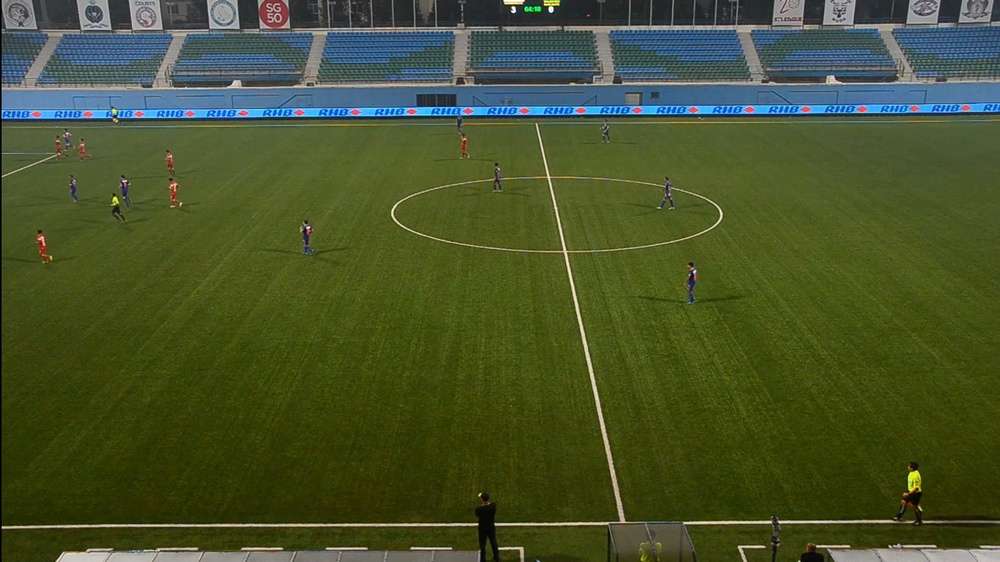
#> input picture imageCentre.jpg, 1000 x 562 px, shrunk from 1920 x 1080 before the run, given in place of left_camera.mp4, which was not available
$ python 'stitch with writeVideo.py'   (Python 2 division)   (older library calls are emulated)
#> lines starting #> are read from the running program, lines starting #| are printed output that depends on the picture
import os
import sys
import math
import numpy as np
import cv2
from matplotlib import pyplot as plt

from numpy import linalg


# Storing good matches according to Lowe's ratio test
# [56 lines left out: functions filterMatches, imageDistance, findDimensions, not called in this run]


# stitch image1 and image2
def imageStitching(img1,img2):

    # Convert to grayscale for processing
    image1 = cv2.cvtColor(img1, cv2.COLOR_BGR2GRAY)
    image2 = cv2.cvtColor(img2, cv2.COLOR_BGR2GRAY)

    # Use a SURF detector
    # Hessian Threshold at 5000
    detector = cv2.SURF()
    # Finding key points in first image
    image1Features, image1Descs = detector.detectAndCompute(image1,None)

    # Parameters for nearest neighbour matching
    FLANN_INDEX_KDTREE = 1
    # Using Fast Approximate Nearest Neighbour Search Library
    flann_params = dict(algorithm = FLANN_INDEX_KDTREE,trees = 5)
    # Specifies number of times the trees in the index should be recursively
    # traversed.
    # Higher values has greater precision
    search_params = dict(checks=50)
    matcher = cv2.FlannBasedMatcher(flann_params,search_params)

    # reduce image noise and detail
    image2GB = cv2.GaussianBlur(image2,(5,5),0)

    # Finding key points in second image
    image2Features, image2Descs = detector.detectAndCompute(image2GB,None)

    # Matching keypoints descriptors
    # Finding k best matches for each descriptor from a query set
    matches = matcher.knnMatch(image2Descs, trainDescriptors = image1Descs, k=2)
    print "Number of matches is ", len(matches)

    # Filtering close matches
    # indistinguisable
    filteredMatches = filterMatches(matches)
    print "Number of good matches is ", len(filteredMatches)

    distance = imageDistance(filteredMatches)
    print "Distance from image1 is " , distance

    averageDistance = distance/float(len(filteredMatches))
    print "Average Distance is ", averageDistance

    keyPoints1 = []
    keyPoints2 = []

    for match in filteredMatches:
        keyPoints1.append(image1Features[match.trainIdx])
        keyPoints2.append(image2Features[match.queryIdx])

    points1 = np.array([k.pt for k in keyPoints1])
    points2 = np.array([k.pt for k in keyPoints2])

    # finds perspective transformation between two planes
    # use Random sample consensus (RANSAC) based method
    # Maximum allowed reprojection error to treat a point pair as an inlier - 5
    # Levenberg-Marquardt method is also applied to reduce reprojection error
    homography, status = cv2.findHomography(points1,points2, cv2.RANSAC,5.0)
    print '%d / %d  inliers/matched' % (np.sum(status), len(status))

    #inlierRatio = float(np.sum(status)) / float(len(status))

    homography = homography/homography[2,2]
    homographyInverse = linalg.inv(homography)


    (minimumX, minimumY, maximumX, maximumY) = findDimensions(image2GB, homographyInverse)

    # Adjust maximum x and y by image1 size
    maximumX = max(maximumX,image1.shape[1])
    maximumY = max(maximumY,image1.shape[0])

    moveH = np.matrix(np.identity(3),np.float32)

    if (minimumX < 0):
        moveH[0,2] += -minimumX
        maximumX += -minimumX
    if (minimumY < 0):
        moveH[1,2] += -minimumY
        maximumY += -minimumY

    print "minimum points is ", (minimumX, minimumY)
    print "Homography matrix is \n", homography
    print "Inverse Homography matrix is \n", homographyInverse

    # updating parameters
    newHomographyInverse = moveH*homographyInverse
    newWidth = int(math.ceil(maximumX))
    newHeight = int(math.ceil(maximumY))

    print "new Inverse Homography matrix is \n", newHomographyInverse
    print "new width and height is ", (newWidth,newHeight)

    # Warping image1
    warpedImage1 = cv2.warpPerspective(img1,moveH,(newWidth,newHeight))
    # Warping image2
    warpedImage2 = cv2.warpPerspective(img2,newHomographyInverse,(newWidth,newHeight))

    # Creating new palette for image1 with enlarged height and width
    enlargedImage1 = np.zeros((newHeight,newWidth,3), np.uint8)

    # Create a mask from the warped image for constructing masked composite
    # Use simple binary thresholding
    # greater than 0 -> set to 255
    (ret,dataMap) = cv2.threshold(cv2.cvtColor(warpedImage2, cv2.COLOR_BGR2GRAY), 0, 255, cv2.THRESH_BINARY)

    # adding first image
    # Mask so that points in the second image will not be overwritten
    # 8 bit unsigned, 1 channel
    enlargedImage1 = cv2.add(enlargedImage1,warpedImage1,mask=np.bitwise_not(dataMap),dtype = cv2.CV_8U)

    # adding second image
    finalImage = cv2.add(enlargedImage1,warpedImage2,dtype = cv2.CV_8U)

    # Cropping
    finalImageGray = cv2.cvtColor(finalImage,cv2.COLOR_BGR2GRAY)
    # Need to find continuous points along the boundary that
    # has same colour or intensity
    # Using binary image before finding contours
    # Can apply canny edge detection instead
    ret, threshold = cv2.threshold(finalImageGray,1,255,cv2.THRESH_BINARY)
    contours, hierarchy = cv2.findContours(threshold,cv2.RETR_EXTERNAL, cv2.CHAIN_APPROX_NONE)
    # Can consider using cv2.CHAIN_APPROX_SIMPLE to get 4 points

    maximumArea = 0
    rectangle = (0,0,0,0)

    for contour in contours:
        area = 0
        x,y,xPrime,yPrime = cv2.boundingRect(contour)

        height = yPrime - y
        width = xPrime - x
        area = height * width

        # accounting for cases whereby there are
        # negative height and width
        if (area > maximumArea and height > 0 and width > 0):
            maximumArea = area
            rectangle = (x,y,xPrime,yPrime)

    # slicing
    croppedFinalImage = finalImage[rectangle[1]:rectangle[1]+rectangle[3], rectangle[0]:rectangle[0]+rectangle[2]]

    return croppedFinalImage

def writeVideo():
    capLeft = cv2.VideoCapture(os.getcwd() + "/their_football_videos/left_camera.mp4")
    capCentre = cv2.VideoCapture(os.getcwd() + "/their_football_videos/centre_camera.mp4")
    capRight = cv2.VideoCapture(os.getcwd() + "/their_football_videos/right_camera.mp4")

    retLeft, left = capLeft.read()
#> left is the input picture: shape (562, 1000, 3); mean B, G, R 43.8, 82.6, 71.3
    retCentre, centre = capCentre.read()
    retRight, right = capRight.read()
    leftCentre = imageStitching(centre,left)
#> in imageStitching, `image1 = cv2.cvtColor(img1, cv2.COLOR_BGR2GRAY)`:
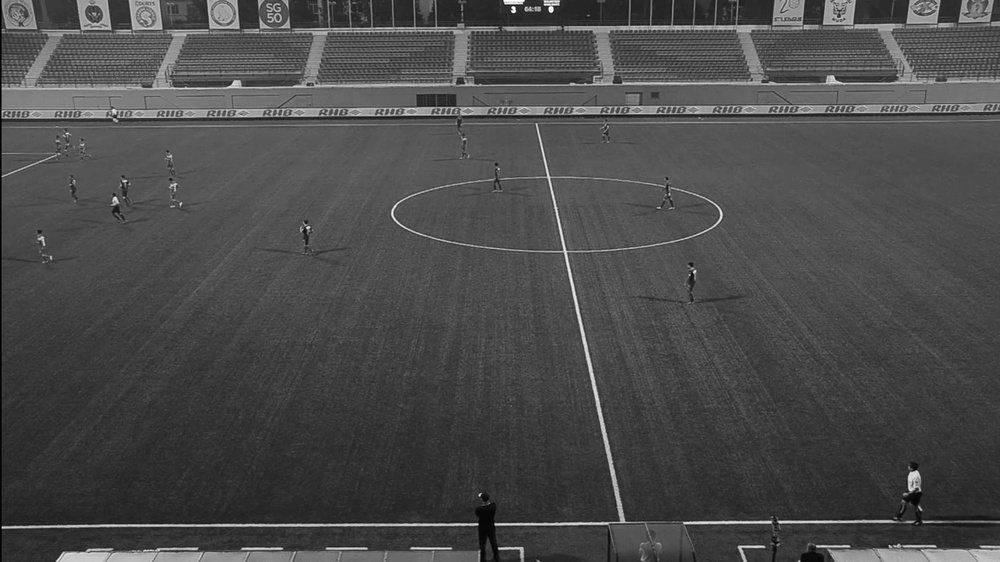
#> image1: shape (562, 1000); min 0, max 255, mean 74.8
    combined = imageStitching(leftCentre,right)
    height , width, layers = combined.shape
    print width,height
    fourcc = cv2.cv.CV_FOURCC('m', 'p', '4','v')
    video = cv2.VideoWriter("video.avi",-1,1,(width,height))
    video.write(combined)
    video.write(combined)
    video.write(combined)
    video.write(combined)
    video.write(combined)

    '''
    while(capLeft.isOpened()):

        retLeft, left = capLeft.read()
        retCentre, centre = capCentre.read()
        retRight, right = capRight.read()
        leftCentre = imageStitching(centre,left)
        combined = imageStitching(leftCentre,right)
        #cv2.imwrite(os.getcwd() + "/stitched.jpg",combined)
        video.write(combined)
    '''
    capLeft.release()
    capCentre.release()
    capRight.release()
    video.release()
    cv2.destroyAllWindows()


#> (the run stopped early here; a loop or call above may not have finished)

$ run again, on imageLeft.jpg
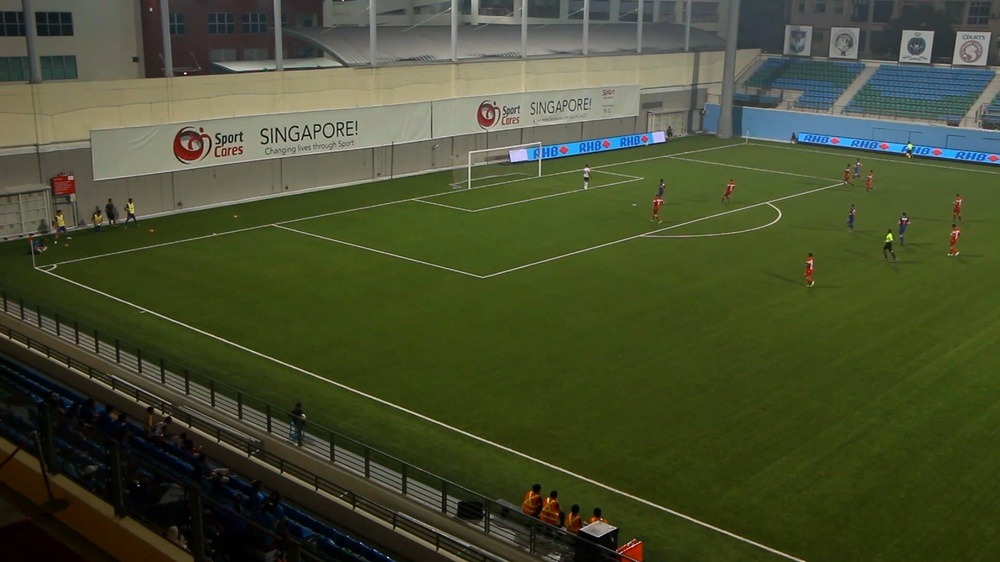
#> input picture imageLeft.jpg, 1000 x 562 px, shrunk from 1920 x 1080 before the run, given in place of left_camera.mp4, which was not available
#> in writeVideo, left is the input picture: shape (562, 1000, 3); mean B, G, R 47.7, 77.9, 71.1
#> in imageStitching, `image1 = cv2.cvtColor(img1, cv2.COLOR_BGR2GRAY)`:
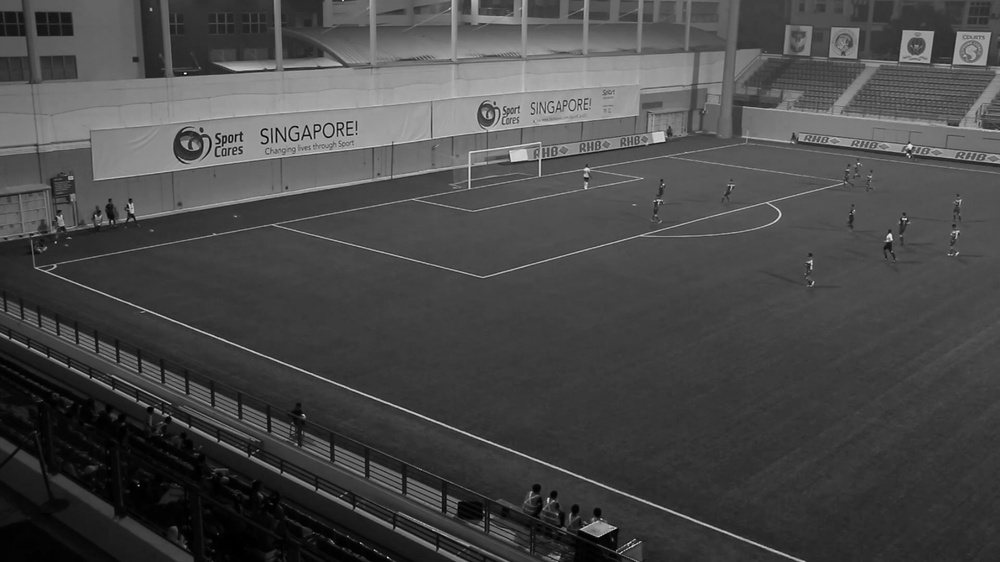
#> image1: shape (562, 1000); min 0, max 249, mean 72.4

$ run again, on imageRight.jpg
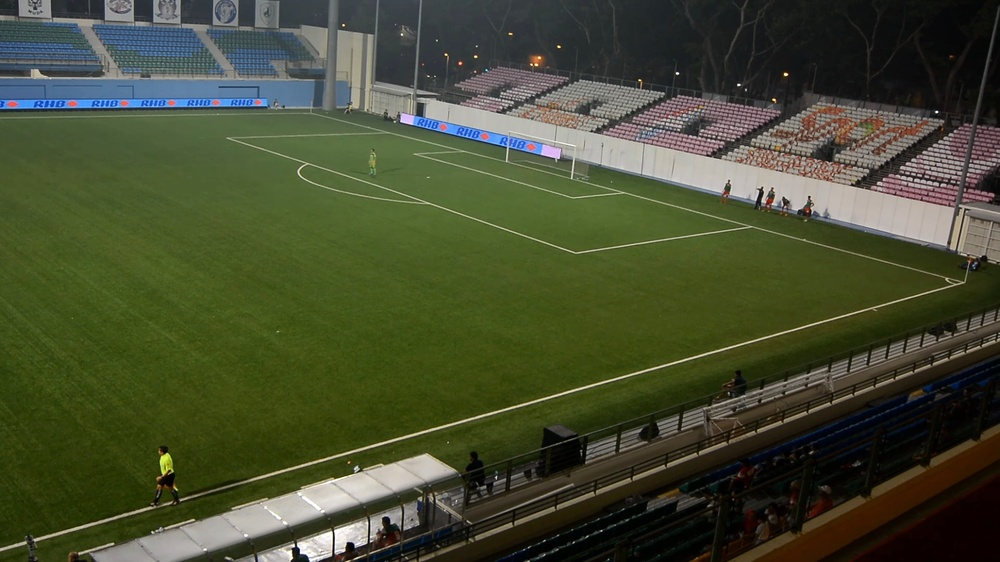
#> input picture imageRight.jpg, 1000 x 562 px, shrunk from 1920 x 1080 before the run, given in place of left_camera.mp4, which was not available
#> in writeVideo, left is the input picture: shape (562, 1000, 3); mean B, G, R 49.3, 76, 69.9
#> in imageStitching, `image1 = cv2.cvtColor(img1, cv2.COLOR_BGR2GRAY)`:
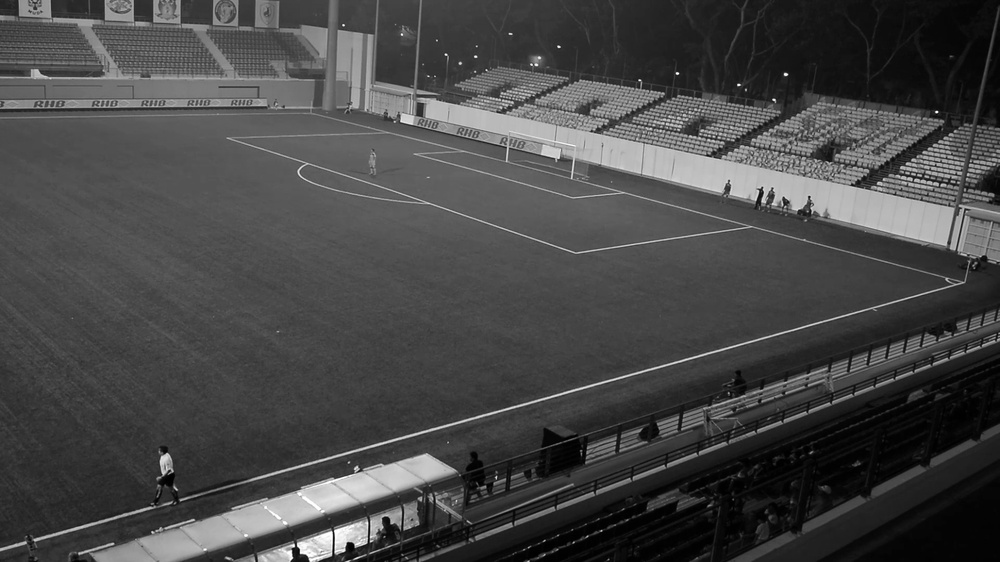
#> image1: shape (562, 1000); min 0, max 255, mean 71.1

$ run again, on goalkeeper.png
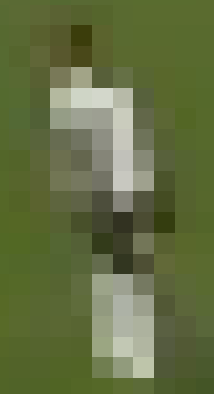
#> input picture goalkeeper.png, 214 x 394 px, given in place of left_camera.mp4, which was not available
#> in writeVideo, left is the input picture: shape (394, 214, 3); mean B, G, R 65.8, 110.5, 99.2
#> in imageStitching, `image1 = cv2.cvtColor(img1, cv2.COLOR_BGR2GRAY)`:
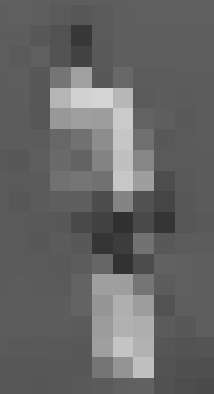
#> image1: shape (394, 214); min 48, max 212, mean 102
